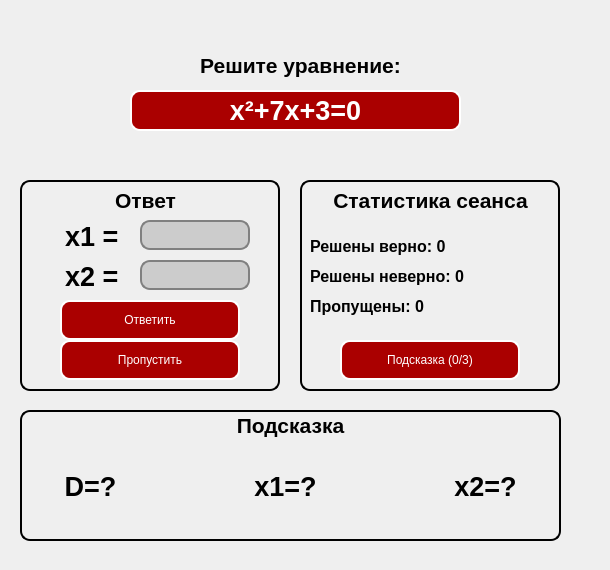
    <widget class="QWidget" name="equations">
     <attribute name="title">
      <string>Tab 1</string>
     </attribute>
     <widget class="QLabel" name="bg1">
      <property name="geometry">
       <rect>
        <x>0</x>
        <y>0</y>
        <width>601</width>
        <height>561</height>
       </rect>
      </property>
      <property name="text">
       <string/>
      </property>
      <property name="pixmap">
       <pixmap>../data/img/bg.png</pixmap>
      </property>
     </widget>
     <widget class="QLabel" name="equation">
      <property name="geometry">
       <rect>
        <x>130</x>
        <y>90</y>
        <width>331</width>
        <height>41</height>
       </rect>
      </property>
      <property name="font">
       <font>
        <pointsize>20</pointsize>
        <weight>75</weight>
        <bold>true</bold>
       </font>
      </property>
      <property name="styleSheet">
       <string notr="true">border: 2px solid #ffffff;
border-radius: 10px;
color: rgb(255, 255, 255);
background-color: #aa0000;</string>
      </property>
      <property name="text">
       <string>x²+7x+3=0</string>
      </property>
      <property name="alignment">
       <set>Qt::AlignCenter</set>
      </property>
     </widget>
     <widget class="QLabel" name="tmp3">
      <property name="geometry">
       <rect>
        <x>20</x>
        <y>180</y>
        <width>260</width>
        <height>211</height>
       </rect>
      </property>
      <property name="styleSheet">
       <string notr="true">border: 2px solid white;
border-radius: 10px;
border-color: rgb(0, 0, 0);</string>
      </property>
      <property name="frameShape">
       <enum>QFrame::NoFrame</enum>
      </property>
      <property name="text">
       <string/>
      </property>
     </widget>
     <widget class="QLabel" name="x2Lbl">
      <property name="geometry">
       <rect>
        <x>60</x>
        <y>260</y>
        <width>71</width>
        <height>33</height>
       </rect>
      </property>
      <property name="font">
       <font>
        <pointsize>20</pointsize>
        <weight>75</weight>
        <bold>true</bold>
       </font>
      </property>
      <property name="styleSheet">
       <string notr="true"/>
      </property>
      <property name="text">
       <string>x2 = </string>
      </property>
      <property name="alignment">
       <set>Qt::AlignCenter</set>
      </property>
     </widget>
     <widget class="QLabel" name="x1Lbl">
      <property name="geometry">
       <rect>
        <x>60</x>
        <y>220</y>
        <width>71</width>
        <height>33</height>
       </rect>
      </property>
      <property name="font">
       <font>
        <pointsize>20</pointsize>
        <weight>75</weight>
        <bold>true</bold>
       </font>
      </property>
      <property name="styleSheet">
       <string notr="true"/>
      </property>
      <property name="text">
       <string>x1 = </string>
      </property>
      <property name="alignment">
       <set>Qt::AlignCenter</set>
      </property>
     </widget>
     <widget class="QLineEdit" name="x2_line">
      <property name="geometry">
       <rect>
        <x>140</x>
        <y>260</y>
        <width>110</width>
        <height>30</height>
       </rect>
      </property>
      <property name="styleSheet">
       <string notr="true">
	font: 87 14pt &quot;Arial&quot;;
	color: black;
	background-color: #cccccc;
	border: 2px solid grey;
	border-radius: 10px;
</string>
      </property>
     </widget>
     <widget class="QPushButton" name="ans_btn">
      <property name="geometry">
       <rect>
        <x>60</x>
        <y>300</y>
        <width>180</width>
        <height>40</height>
       </rect>
      </property>
      <property name="styleSheet">
       <string notr="true">QPushButton{
	
	font: 87 14pt &quot;Arial&quot;;
	color: white;
	background-color: #aa0000;
	border: 2px solid white;
	border-radius: 10px;
}
QPushButton:hover {
    background: rgb(125, 0, 0)

    }
QPushButton:pressed {
    border-style: inset;
    background: rgb(85, 85, 85);
    }</string>
      </property>
      <property name="text">
       <string>Ответить</string>
      </property>
      <property name="iconSize">
       <size>
        <width>40</width>
        <height>40</height>
       </size>
      </property>
     </widget>
     <widget class="QLineEdit" name="x1_line">
      <property name="geometry">
       <rect>
        <x>140</x>
        <y>220</y>
        <width>110</width>
        <height>30</height>
       </rect>
      </property>
      <property name="styleSheet">
       <string notr="true">
	font: 87 14pt &quot;Arial&quot;;
	color: black;
	background-color: #cccccc;
	border: 2px solid grey;
	border-radius: 10px;
</string>
      </property>
      <property name="inputMask">
       <string/>
      </property>
     </widget>
     <widget class="QPushButton" name="rand_btn">
      <property name="geometry">
       <rect>
        <x>60</x>
        <y>340</y>
        <width>180</width>
        <height>40</height>
       </rect>
      </property>
      <property name="styleSheet">
       <string notr="true">QPushButton{
	
	font: 87 14pt &quot;Arial&quot;;
	color: white;
	background-color: #aa0000;
	border: 2px solid white;
	border-radius: 10px;
}
QPushButton:hover {
    background: rgb(125, 0, 0)

    }
QPushButton:pressed {
    border-style: inset;
    background: rgb(85, 85, 85);
    }</string>
      </property>
      <property name="text">
       <string>Пропустить</string>
      </property>
      <property name="iconSize">
       <size>
        <width>40</width>
        <height>40</height>
       </size>
      </property>
     </widget>
     <widget class="QLabel" name="correct_lbl">
      <property name="geometry">
       <rect>
        <x>310</x>
        <y>230</y>
        <width>201</width>
        <height>33</height>
       </rect>
      </property>
      <property name="font">
       <font>
        <pointsize>12</pointsize>
        <weight>75</weight>
        <bold>true</bold>
       </font>
      </property>
      <property name="styleSheet">
       <string notr="true">QLabel.stretchRight{
	animation-name: stretchRight;
	-webkit-animation-name: stretchRight;	

	animation-duration: 1.5s;	
	-webkit-animation-duration: 1.5s;

	animation-timing-function: ease-out;	
	-webkit-animation-timing-function: ease-out;	

	transform-origin: 0% 0%;
	-ms-transform-origin: 0% 0%;
	-webkit-transform-origin: 0% 0%; 		
}

@keyframes stretchRight {
	0% {
		transform: scaleX(0.3);
	}
	40% {
		transform: scaleX(1.02);
	}
	60% {
		transform: scaleX(0.98);
	}
	80% {
		transform: scaleX(1.01);
	}
	100% {
		transform: scaleX(0.98);
	}				
	80% {
		transform: scaleX(1.01);
	}
	100% {
		transform: scaleX(1);
	}							
}

@-webkit-keyframes stretchRight {
	0% {
		-webkit-transform: scaleX(0.3);
	}
	40% {
		-webkit-transform: scaleX(1.02);
	}
	60% {
		-webkit-transform: scaleX(0.98);
	}
	80% {
		-webkit-transform: scaleX(1.01);
	}
	100% {
		-webkit-transform: scaleX(0.98);
	}				
	80% {
		-webkit-transform: scaleX(1.01);
	}
	100% {
		-webkit-transform: scaleX(1);
	}		
}</string>
      </property>
      <property name="text">
       <string>Решены верно: 0</string>
      </property>
      <property name="alignment">
       <set>Qt::AlignLeading|Qt::AlignLeft|Qt::AlignVCenter</set>
      </property>
     </widget>
     <widget class="QLabel" name="incorrect_lbl">
      <property name="geometry">
       <rect>
        <x>310</x>
        <y>260</y>
        <width>201</width>
        <height>33</height>
       </rect>
      </property>
      <property name="font">
       <font>
        <pointsize>12</pointsize>
        <weight>75</weight>
        <bold>true</bold>
       </font>
      </property>
      <property name="styleSheet">
       <string notr="true"/>
      </property>
      <property name="text">
       <string>Решены неверно: 0</string>
      </property>
      <property name="alignment">
       <set>Qt::AlignLeading|Qt::AlignLeft|Qt::AlignVCenter</set>
      </property>
     </widget>
     <widget class="QPushButton" name="hint_btn">
      <property name="geometry">
       <rect>
        <x>340</x>
        <y>340</y>
        <width>180</width>
        <height>40</height>
       </rect>
      </property>
      <property name="styleSheet">
       <string notr="true">QPushButton{
	
	font: 87 14pt &quot;Arial&quot;;
	color: white;
	background-color: #aa0000;
	border: 2px solid white;
	border-radius: 10px;
}
QPushButton:hover {
    background: rgb(125, 0, 0)

    }
QPushButton:pressed {
    border-style: inset;
    background: rgb(85, 85, 85);
    }</string>
      </property>
      <property name="text">
       <string>Подсказка (0/3)</string>
      </property>
     </widget>
     <widget class="QLabel" name="skip_lbl">
      <property name="geometry">
       <rect>
        <x>310</x>
        <y>290</y>
        <width>201</width>
        <height>33</height>
       </rect>
      </property>
      <property name="font">
       <font>
        <pointsize>12</pointsize>
        <weight>75</weight>
        <bold>true</bold>
       </font>
      </property>
      <property name="styleSheet">
       <string notr="true"/>
      </property>
      <property name="text">
       <string>Пропущены: 0</string>
      </property>
      <property name="alignment">
       <set>Qt::AlignLeading|Qt::AlignLeft|Qt::AlignVCenter</set>
      </property>
     </widget>
     <widget class="QLabel" name="tmp3_2">
      <property name="geometry">
       <rect>
        <x>300</x>
        <y>180</y>
        <width>260</width>
        <height>211</height>
       </rect>
      </property>
      <property name="styleSheet">
       <string notr="true">border: 2px solid white;
border-radius: 10px;
border-color: rgb(0, 0, 0);</string>
      </property>
      <property name="frameShape">
       <enum>QFrame::NoFrame</enum>
      </property>
      <property name="text">
       <string/>
      </property>
     </widget>
     <widget class="QLabel" name="tmp3_5">
      <property name="geometry">
       <rect>
        <x>20</x>
        <y>410</y>
        <width>541</width>
        <height>131</height>
       </rect>
      </property>
      <property name="styleSheet">
       <string notr="true">border: 2px solid white;
border-radius: 10px;
border-color: rgb(0, 0, 0);</string>
      </property>
      <property name="frameShape">
       <enum>QFrame::NoFrame</enum>
      </property>
      <property name="text">
       <string/>
      </property>
     </widget>
     <widget class="QLabel" name="statLbl_2">
      <property name="geometry">
       <rect>
        <x>190</x>
        <y>50</y>
        <width>221</width>
        <height>31</height>
       </rect>
      </property>
      <property name="font">
       <font>
        <pointsize>16</pointsize>
        <weight>75</weight>
        <bold>true</bold>
       </font>
      </property>
      <property name="styleSheet">
       <string notr="true"/>
      </property>
      <property name="text">
       <string>Решите уравнение:</string>
      </property>
      <property name="textFormat">
       <enum>Qt::AutoText</enum>
      </property>
      <property name="scaledContents">
       <bool>false</bool>
      </property>
      <property name="alignment">
       <set>Qt::AlignCenter</set>
      </property>
      <property name="wordWrap">
       <bool>true</bool>
      </property>
     </widget>
     <widget class="QLabel" name="statLbl_3">
      <property name="geometry">
       <rect>
        <x>180</x>
        <y>410</y>
        <width>221</width>
        <height>31</height>
       </rect>
      </property>
      <property name="font">
       <font>
        <pointsize>16</pointsize>
        <weight>75</weight>
        <bold>true</bold>
       </font>
      </property>
      <property name="styleSheet">
       <string notr="true"/>
      </property>
      <property name="text">
       <string>Подсказка</string>
      </property>
      <property name="textFormat">
       <enum>Qt::AutoText</enum>
      </property>
      <property name="scaledContents">
       <bool>false</bool>
      </property>
      <property name="alignment">
       <set>Qt::AlignCenter</set>
      </property>
      <property name="wordWrap">
       <bool>true</bool>
      </property>
     </widget>
     <widget class="QLabel" name="dHint">
      <property name="geometry">
       <rect>
        <x>40</x>
        <y>470</y>
        <width>101</width>
        <height>33</height>
       </rect>
      </property>
      <property name="font">
       <font>
        <pointsize>20</pointsize>
        <weight>75</weight>
        <bold>true</bold>
       </font>
      </property>
      <property name="styleSheet">
       <string notr="true"/>
      </property>
      <property name="text">
       <string>D=?</string>
      </property>
      <property name="alignment">
       <set>Qt::AlignCenter</set>
      </property>
     </widget>
     <widget class="QLabel" name="x1Hint">
      <property name="geometry">
       <rect>
        <x>230</x>
        <y>470</y>
        <width>111</width>
        <height>33</height>
       </rect>
      </property>
      <property name="font">
       <font>
        <pointsize>20</pointsize>
        <weight>75</weight>
        <bold>true</bold>
       </font>
      </property>
      <property name="styleSheet">
       <string notr="true"/>
      </property>
      <property name="text">
       <string>x1=?</string>
      </property>
      <property name="alignment">
       <set>Qt::AlignCenter</set>
      </property>
     </widget>
     <widget class="QLabel" name="x2Hint">
      <property name="geometry">
       <rect>
        <x>430</x>
        <y>470</y>
        <width>111</width>
        <height>33</height>
       </rect>
      </property>
      <property name="font">
       <font>
        <pointsize>20</pointsize>
        <weight>75</weight>
        <bold>true</bold>
       </font>
      </property>
      <property name="styleSheet">
       <string notr="true"/>
      </property>
      <property name="text">
       <string>x2=?</string>
      </property>
      <property name="alignment">
       <set>Qt::AlignCenter</set>
      </property>
     </widget>
     <widget class="QLabel" name="statLbl_4">
      <property name="geometry">
       <rect>
        <x>320</x>
        <y>190</y>
        <width>221</width>
        <height>21</height>
       </rect>
      </property>
      <property name="font">
       <font>
        <pointsize>16</pointsize>
        <weight>75</weight>
        <bold>true</bold>
       </font>
      </property>
      <property name="styleSheet">
       <string notr="true"/>
      </property>
      <property name="text">
       <string>Статистика сеанса</string>
      </property>
      <property name="textFormat">
       <enum>Qt::AutoText</enum>
      </property>
      <property name="scaledContents">
       <bool>false</bool>
      </property>
      <property name="alignment">
       <set>Qt::AlignCenter</set>
      </property>
      <property name="wordWrap">
       <bool>true</bool>
      </property>
     </widget>
     <widget class="QLabel" name="statLbl_6">
      <property name="geometry">
       <rect>
        <x>50</x>
        <y>190</y>
        <width>191</width>
        <height>21</height>
       </rect>
      </property>
      <property name="font">
       <font>
        <pointsize>16</pointsize>
        <weight>75</weight>
        <bold>true</bold>
       </font>
      </property>
      <property name="styleSheet">
       <string notr="true"/>
      </property>
      <property name="text">
       <string>Ответ</string>
      </property>
      <property name="textFormat">
       <enum>Qt::AutoText</enum>
      </property>
      <property name="scaledContents">
       <bool>false</bool>
      </property>
      <property name="alignment">
       <set>Qt::AlignCenter</set>
      </property>
      <property name="wordWrap">
       <bool>true</bool>
      </property>
     </widget>
     <zorder>bg1</zorder>
     <zorder>tmp3_2</zorder>
     <zorder>tmp3</zorder>
     <zorder>equation</zorder>
     <zorder>x2Lbl</zorder>
     <zorder>x1Lbl</zorder>
     <zorder>x2_line</zorder>
     <zorder>ans_btn</zorder>
     <zorder>x1_line</zorder>
     <zorder>rand_btn</zorder>
     <zorder>correct_lbl</zorder>
     <zorder>incorrect_lbl</zorder>
     <zorder>hint_btn</zorder>
     <zorder>skip_lbl</zorder>
     <zorder>tmp3_5</zorder>
     <zorder>statLbl_2</zorder>
     <zorder>statLbl_3</zorder>
     <zorder>dHint</zorder>
     <zorder>x1Hint</zorder>
     <zorder>x2Hint</zorder>
     <zorder>statLbl_4</zorder>
     <zorder>statLbl_6</zorder>
    </widget>
